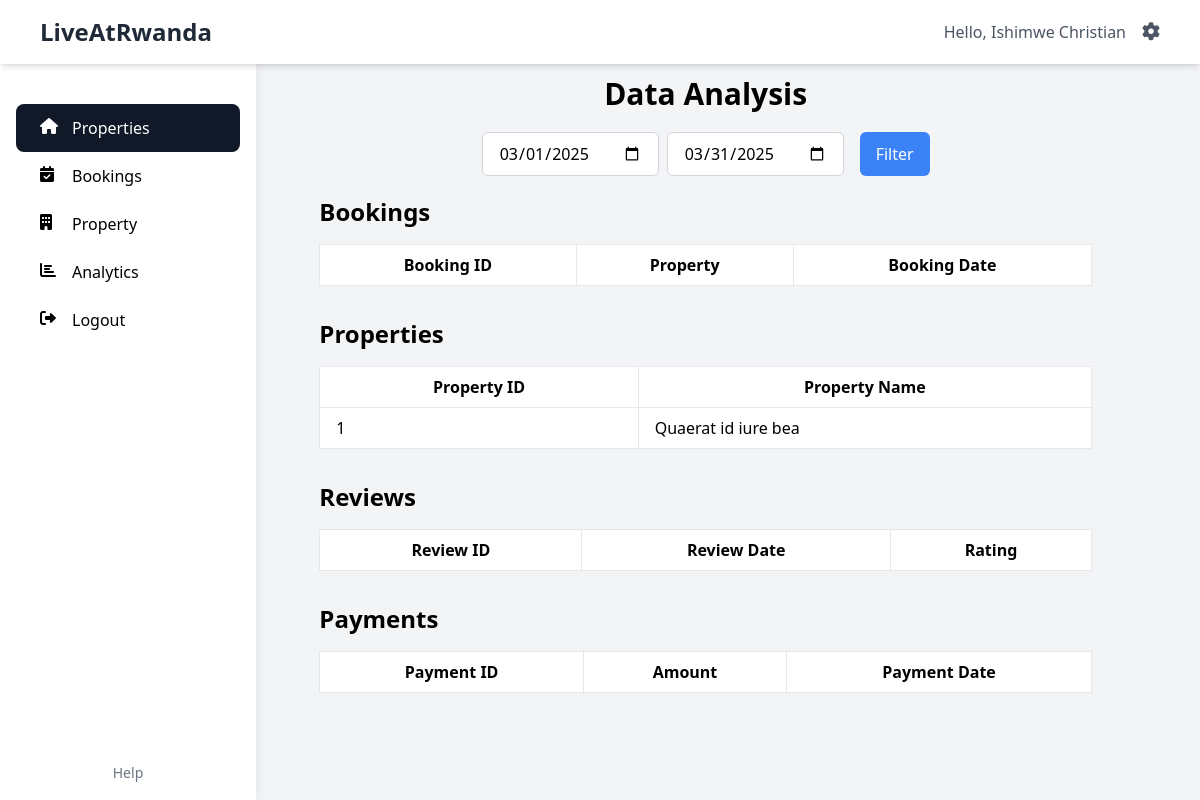
The app's page /onwer/analyse.php with its own data.
### tables this page shows
CREATE TABLE `users` (
  `id` int(11) NOT NULL,
  `name` varchar(255) NOT NULL,
  `email` varchar(255) NOT NULL,
  `phone` varchar(50) NOT NULL,
  `password` varchar(255) NOT NULL,
  `business_type` varchar(255) NOT NULL,
  `image` text NOT NULL,
  `created_at` datetime NOT NULL,
  `updated_at` datetime DEFAULT NULL
);

CREATE TABLE `properties` (
  `id` int(11) NOT NULL,
  `user_id` int(11) NOT NULL,
  `title` varchar(255) NOT NULL,
  `description` text DEFAULT NULL,
  `price` decimal(10,2) NOT NULL,
  `period` varchar(255) DEFAULT NULL,
  `purpose` varchar(100) DEFAULT NULL,
  `zipcode` varchar(100) DEFAULT NULL,
  `address` varchar(255) NOT NULL,
  `sector` varchar(255) DEFAULT NULL,
  `village` varchar(255) DEFAULT NULL,
  `features` text DEFAULT NULL,
  `password` varchar(255) NOT NULL,
  `bedrooms` int(11) NOT NULL,
  `bathrooms` int(11) NOT NULL,
  `area` decimal(10,2) NOT NULL,
  `property_type` varchar(50) NOT NULL,
  `status` varchar(50) NOT NULL DEFAULT 'available',
  `images` text DEFAULT NULL,
  `created_at` datetime NOT NULL,
  `updated_at` datetime DEFAULT NULL
);

### onwer/analyse.php (the view, shortened to what this page needs)
<?php
include '../config/connection.php';
$user_id = $_SESSION['user_id'];
$start_date = date('Y-m-01');
$end_date = date('Y-m-t');
$properties_query = "SELECT * FROM properties WHERE user_id = $user_id";
$properties = [];
$properties_result = $conn->query($properties_query);
if ($properties_result && $properties_result->num_rows > 0) {
    while ($row = $properties_result->fetch_assoc()) {
        $properties[] = $row;
    }
}
?>
<!DOCTYPE html>
<html lang="en">
<head>
    <link href="https://cdn.jsdelivr.net/npm/tailwindcss@2.2.19/dist/tailwind.min.css" rel="stylesheet">
    <link href="https://cdnjs.cloudflare.com/ajax/libs/font-awesome/5.15.4/css/all.min.css" rel="stylesheet">
</head>
<body class="bg-gray-100">
    <header class="bg-white shadow-md p-4 mb-6">
        <?php include './include/navbar.php'; ?>
    </header>
    <div class="container mx-auto flex">
        <aside class="w-1/4 p-6">
            <?php include './include/sidebar.php'; ?>
        </aside>
        <div class="container mx-auto p-5">
            <h1 class="text-3xl font-semibold text-center">Data Analysis</h1>
            <form method="POST" action='analyse.php' class="my-5">
                <div class="flex justify-center space-x-4">
                    <div class="flex space-x-2">
                        <input type="date" name="start_date" class="px-4 py-2 border border-gray-300 rounded-md" value="<?php echo isset($start_date) ? $start_date : ''; ?>" required>
                        <input type="date" name="end_date" class="px-4 py-2 border border-gray-300 rounded-md" value="<?php echo isset($end_date) ? $end_date : ''; ?>" required>
                    </div>
                    <button type="submit" name="filter" class="px-4 py-2 bg-blue-500 text-white rounded-md">Filter</button>
                </div>
            </form>
            <h2 class="text-2xl font-semibold">Bookings</h2>
            <table class="min-w-full bg-white border border-gray-300 mt-4">
                <thead>
                    <tr>
                        <th class="px-4 py-2 border">Booking ID</th>
                        <th class="px-4 py-2 border">Property</th>
                        <th class="px-4 py-2 border">Booking Date</th>
                    </tr>
                </thead>
            </table>
            <h2 class="text-2xl font-semibold mt-8">Properties</h2>
            <table class="min-w-full bg-white border border-gray-300 mt-4">
                <thead>
                    <tr>
                        <th class="px-4 py-2 border">Property ID</th>
                        <th class="px-4 py-2 border">Property Name</th>
                    </tr>
                </thead>
                <tbody>
                    <?php foreach ($properties as $property): ?>
                        <tr>
                            <td class="px-4 py-2 border"><?php echo $property['id']; ?></td>
                            <td class="px-4 py-2 border"><?php echo $property['title']; ?></td>
                        </tr>
                    <?php endforeach; ?>
                </tbody>
            </table>
            <h2 class="text-2xl font-semibold mt-8">Reviews</h2>
            <table class="min-w-full bg-white border border-gray-300 mt-4">
                <thead>
                    <tr>
                        <th class="px-4 py-2 border">Review ID</th>
                        <th class="px-4 py-2 border">Review Date</th>
                        <th class="px-4 py-2 border">Rating</th>
                    </tr>
                </thead>
            </table>
            <h2 class="text-2xl font-semibold mt-8">Payments</h2>
            <table class="min-w-full bg-white border border-gray-300 mt-4">
                <thead>
                    <tr>
                        <th class="px-4 py-2 border">Payment ID</th>
                        <th class="px-4 py-2 border">Amount</th>
                        <th class="px-4 py-2 border">Payment Date</th>
                    </tr>
                </thead>
            </table>
        </div>
    </div>
</body>
</html>

### onwer/include/navbar.php (shortened to what this page needs)
<?php
include '../config/connection.php';
$username = "Guest";
if (isset($_SESSION['user_id'])) {
    $user_id = $_SESSION['user_id'];
    $query = "SELECT name FROM users WHERE id = ?";
    $stmt = $conn->prepare($query);
    $stmt->bind_param("i", $user_id);
    $stmt->execute();
    $stmt->bind_result($username);
}
?>
<!DOCTYPE html>
<html lang="en">
<head>
    <link rel="stylesheet" href="https://cdnjs.cloudflare.com/ajax/libs/font-awesome/6.0.0/css/all.min.css">
    <script src="https://cdn.tailwindcss.com"></script>
</head>
<body>
    <div class="w-full bg-white shadow-md fixed top-0 left-0 right-0 z-10">
        <div class="navbar px-4 lg:px-10 flex justify-between items-center h-16">
            <div class="text-2xl font-bold text-gray-800 antialiased">
                LiveAtRwanda
            </div>
            <div class="flex items-center space-x-4">
                <div class="text-gray-600">
                    Hello, <?php echo htmlspecialchars($username); ?>
                </div>
                <div class="relative group">
                    <button class="text-gray-600 hover:text-gray-800">
                        <i class="fas fa-cog text-lg"></i>
                    </button>
                </div>
            </div>
        </div>
    </div>
</body>
</html>

### records on screen
users: name "Ishimwe Christian"
properties: id "1", title "Quaerat id iure bea"

### other values on screen
$item['label'] "Properties"
$item['label'] "Bookings"
$item['label'] "Property"
$item['label'] "Analytics"
$item['label'] "Logout"
